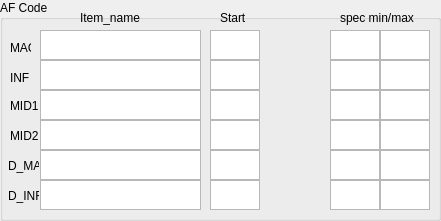
    <widget class="QGroupBox" name="groupBox_7">
     <property name="geometry">
      <rect>
       <x>0</x>
       <y>0</y>
       <width>441</width>
       <height>221</height>
      </rect>
     </property>
     <property name="title">
      <string>AF Code</string>
     </property>
     <widget class="QTextEdit" name="AF_name1">
      <property name="geometry">
       <rect>
        <x>40</x>
        <y>30</y>
        <width>161</width>
        <height>30</height>
       </rect>
      </property>
      <property name="html">
       <string>&lt;!DOCTYPE HTML PUBLIC &quot;-//W3C//DTD HTML 4.0//EN&quot; &quot;http://www.w3.org/TR/REC-html40/strict.dtd&quot;&gt;
&lt;html&gt;&lt;head&gt;&lt;meta name=&quot;qrichtext&quot; content=&quot;1&quot; /&gt;&lt;style type=&quot;text/css&quot;&gt;
p, li { white-space: pre-wrap; }
&lt;/style&gt;&lt;/head&gt;&lt;body style=&quot; font-family:'SimSun'; font-size:9pt; font-weight:400; font-style:normal;&quot;&gt;
&lt;p style=&quot;-qt-paragraph-type:empty; margin-top:0px; margin-bottom:0px; margin-left:0px; margin-right:0px; -qt-block-indent:0; text-indent:0px;&quot;&gt;&lt;br /&gt;&lt;/p&gt;&lt;/body&gt;&lt;/html&gt;</string>
      </property>
     </widget>
     <widget class="QLabel" name="label_49">
      <property name="geometry">
       <rect>
        <x>220</x>
        <y>10</y>
        <width>41</width>
        <height>16</height>
       </rect>
      </property>
      <property name="text">
       <string>Start</string>
      </property>
     </widget>
     <widget class="QTextEdit" name="AF_start1">
      <property name="geometry">
       <rect>
        <x>210</x>
        <y>30</y>
        <width>50</width>
        <height>30</height>
       </rect>
      </property>
     </widget>
     <widget class="QLabel" name="label_50">
      <property name="geometry">
       <rect>
        <x>80</x>
        <y>10</y>
        <width>61</width>
        <height>16</height>
       </rect>
      </property>
      <property name="text">
       <string>Item_name</string>
      </property>
     </widget>
     <widget class="QTextEdit" name="af_min1">
      <property name="geometry">
       <rect>
        <x>330</x>
        <y>30</y>
        <width>50</width>
        <height>30</height>
       </rect>
      </property>
     </widget>
     <widget class="QTextEdit" name="af_max1">
      <property name="geometry">
       <rect>
        <x>380</x>
        <y>30</y>
        <width>50</width>
        <height>30</height>
       </rect>
      </property>
     </widget>
     <widget class="QLabel" name="label_51">
      <property name="geometry">
       <rect>
        <x>340</x>
        <y>10</y>
        <width>91</width>
        <height>16</height>
       </rect>
      </property>
      <property name="text">
       <string>spec min/max</string>
      </property>
     </widget>
     <widget class="QTextEdit" name="AF_name2">
      <property name="geometry">
       <rect>
        <x>40</x>
        <y>60</y>
        <width>161</width>
        <height>30</height>
       </rect>
      </property>
      <property name="html">
       <string>&lt;!DOCTYPE HTML PUBLIC &quot;-//W3C//DTD HTML 4.0//EN&quot; &quot;http://www.w3.org/TR/REC-html40/strict.dtd&quot;&gt;
&lt;html&gt;&lt;head&gt;&lt;meta name=&quot;qrichtext&quot; content=&quot;1&quot; /&gt;&lt;style type=&quot;text/css&quot;&gt;
p, li { white-space: pre-wrap; }
&lt;/style&gt;&lt;/head&gt;&lt;body style=&quot; font-family:'SimSun'; font-size:9pt; font-weight:400; font-style:normal;&quot;&gt;
&lt;p style=&quot;-qt-paragraph-type:empty; margin-top:0px; margin-bottom:0px; margin-left:0px; margin-right:0px; -qt-block-indent:0; text-indent:0px;&quot;&gt;&lt;br /&gt;&lt;/p&gt;&lt;/body&gt;&lt;/html&gt;</string>
      </property>
     </widget>
     <widget class="QTextEdit" name="af_max2">
      <property name="geometry">
       <rect>
        <x>380</x>
        <y>60</y>
        <width>50</width>
        <height>30</height>
       </rect>
      </property>
     </widget>
     <widget class="QTextEdit" name="af_min2">
      <property name="geometry">
       <rect>
        <x>330</x>
        <y>60</y>
        <width>50</width>
        <height>30</height>
       </rect>
      </property>
     </widget>
     <widget class="QTextEdit" name="AF_start2">
      <property name="geometry">
       <rect>
        <x>210</x>
        <y>60</y>
        <width>50</width>
        <height>30</height>
       </rect>
      </property>
     </widget>
     <widget class="QTextEdit" name="AF_name3">
      <property name="geometry">
       <rect>
        <x>40</x>
        <y>90</y>
        <width>161</width>
        <height>30</height>
       </rect>
      </property>
      <property name="html">
       <string>&lt;!DOCTYPE HTML PUBLIC &quot;-//W3C//DTD HTML 4.0//EN&quot; &quot;http://www.w3.org/TR/REC-html40/strict.dtd&quot;&gt;
&lt;html&gt;&lt;head&gt;&lt;meta name=&quot;qrichtext&quot; content=&quot;1&quot; /&gt;&lt;style type=&quot;text/css&quot;&gt;
p, li { white-space: pre-wrap; }
&lt;/style&gt;&lt;/head&gt;&lt;body style=&quot; font-family:'SimSun'; font-size:9pt; font-weight:400; font-style:normal;&quot;&gt;
&lt;p style=&quot;-qt-paragraph-type:empty; margin-top:0px; margin-bottom:0px; margin-left:0px; margin-right:0px; -qt-block-indent:0; text-indent:0px;&quot;&gt;&lt;br /&gt;&lt;/p&gt;&lt;/body&gt;&lt;/html&gt;</string>
      </property>
     </widget>
     <widget class="QTextEdit" name="af_max3">
      <property name="geometry">
       <rect>
        <x>380</x>
        <y>90</y>
        <width>50</width>
        <height>30</height>
       </rect>
      </property>
     </widget>
     <widget class="QTextEdit" name="af_min3">
      <property name="geometry">
       <rect>
        <x>330</x>
        <y>90</y>
        <width>50</width>
        <height>30</height>
       </rect>
      </property>
     </widget>
     <widget class="QTextEdit" name="AF_start3">
      <property name="geometry">
       <rect>
        <x>210</x>
        <y>90</y>
        <width>50</width>
        <height>30</height>
       </rect>
      </property>
     </widget>
     <widget class="QTextEdit" name="AF_name4">
      <property name="geometry">
       <rect>
        <x>40</x>
        <y>120</y>
        <width>161</width>
        <height>30</height>
       </rect>
      </property>
      <property name="html">
       <string>&lt;!DOCTYPE HTML PUBLIC &quot;-//W3C//DTD HTML 4.0//EN&quot; &quot;http://www.w3.org/TR/REC-html40/strict.dtd&quot;&gt;
&lt;html&gt;&lt;head&gt;&lt;meta name=&quot;qrichtext&quot; content=&quot;1&quot; /&gt;&lt;style type=&quot;text/css&quot;&gt;
p, li { white-space: pre-wrap; }
&lt;/style&gt;&lt;/head&gt;&lt;body style=&quot; font-family:'SimSun'; font-size:9pt; font-weight:400; font-style:normal;&quot;&gt;
&lt;p style=&quot;-qt-paragraph-type:empty; margin-top:0px; margin-bottom:0px; margin-left:0px; margin-right:0px; -qt-block-indent:0; text-indent:0px;&quot;&gt;&lt;br /&gt;&lt;/p&gt;&lt;/body&gt;&lt;/html&gt;</string>
      </property>
     </widget>
     <widget class="QTextEdit" name="af_max4">
      <property name="geometry">
       <rect>
        <x>380</x>
        <y>120</y>
        <width>50</width>
        <height>30</height>
       </rect>
      </property>
     </widget>
     <widget class="QTextEdit" name="af_min4">
      <property name="geometry">
       <rect>
        <x>330</x>
        <y>120</y>
        <width>50</width>
        <height>30</height>
       </rect>
      </property>
     </widget>
     <widget class="QTextEdit" name="AF_start4">
      <property name="geometry">
       <rect>
        <x>210</x>
        <y>120</y>
        <width>50</width>
        <height>30</height>
       </rect>
      </property>
     </widget>
     <widget class="QTextEdit" name="AF_name5">
      <property name="geometry">
       <rect>
        <x>40</x>
        <y>150</y>
        <width>161</width>
        <height>30</height>
       </rect>
      </property>
      <property name="html">
       <string>&lt;!DOCTYPE HTML PUBLIC &quot;-//W3C//DTD HTML 4.0//EN&quot; &quot;http://www.w3.org/TR/REC-html40/strict.dtd&quot;&gt;
&lt;html&gt;&lt;head&gt;&lt;meta name=&quot;qrichtext&quot; content=&quot;1&quot; /&gt;&lt;style type=&quot;text/css&quot;&gt;
p, li { white-space: pre-wrap; }
&lt;/style&gt;&lt;/head&gt;&lt;body style=&quot; font-family:'SimSun'; font-size:9pt; font-weight:400; font-style:normal;&quot;&gt;
&lt;p style=&quot;-qt-paragraph-type:empty; margin-top:0px; margin-bottom:0px; margin-left:0px; margin-right:0px; -qt-block-indent:0; text-indent:0px;&quot;&gt;&lt;br /&gt;&lt;/p&gt;&lt;/body&gt;&lt;/html&gt;</string>
      </property>
     </widget>
     <widget class="QTextEdit" name="af_max5">
      <property name="geometry">
       <rect>
        <x>380</x>
        <y>150</y>
        <width>50</width>
        <height>30</height>
       </rect>
      </property>
     </widget>
     <widget class="QTextEdit" name="af_min5">
      <property name="geometry">
       <rect>
        <x>330</x>
        <y>150</y>
        <width>50</width>
        <height>30</height>
       </rect>
      </property>
     </widget>
     <widget class="QTextEdit" name="AF_start5">
      <property name="geometry">
       <rect>
        <x>210</x>
        <y>150</y>
        <width>50</width>
        <height>30</height>
       </rect>
      </property>
     </widget>
     <widget class="QTextEdit" name="AF_name6">
      <property name="geometry">
       <rect>
        <x>40</x>
        <y>180</y>
        <width>161</width>
        <height>30</height>
       </rect>
      </property>
      <property name="html">
       <string>&lt;!DOCTYPE HTML PUBLIC &quot;-//W3C//DTD HTML 4.0//EN&quot; &quot;http://www.w3.org/TR/REC-html40/strict.dtd&quot;&gt;
&lt;html&gt;&lt;head&gt;&lt;meta name=&quot;qrichtext&quot; content=&quot;1&quot; /&gt;&lt;style type=&quot;text/css&quot;&gt;
p, li { white-space: pre-wrap; }
&lt;/style&gt;&lt;/head&gt;&lt;body style=&quot; font-family:'SimSun'; font-size:9pt; font-weight:400; font-style:normal;&quot;&gt;
&lt;p style=&quot;-qt-paragraph-type:empty; margin-top:0px; margin-bottom:0px; margin-left:0px; margin-right:0px; -qt-block-indent:0; text-indent:0px;&quot;&gt;&lt;br /&gt;&lt;/p&gt;&lt;/body&gt;&lt;/html&gt;</string>
      </property>
     </widget>
     <widget class="QTextEdit" name="AF_start6">
      <property name="geometry">
       <rect>
        <x>210</x>
        <y>180</y>
        <width>50</width>
        <height>30</height>
       </rect>
      </property>
     </widget>
     <widget class="QTextEdit" name="af_max6">
      <property name="geometry">
       <rect>
        <x>380</x>
        <y>180</y>
        <width>50</width>
        <height>30</height>
       </rect>
      </property>
     </widget>
     <widget class="QTextEdit" name="af_min6">
      <property name="geometry">
       <rect>
        <x>330</x>
        <y>180</y>
        <width>50</width>
        <height>30</height>
       </rect>
      </property>
     </widget>
     <widget class="QLabel" name="label_104">
      <property name="geometry">
       <rect>
        <x>10</x>
        <y>70</y>
        <width>21</width>
        <height>16</height>
       </rect>
      </property>
      <property name="text">
       <string>INF</string>
      </property>
     </widget>
     <widget class="QLabel" name="label_105">
      <property name="geometry">
       <rect>
        <x>10</x>
        <y>40</y>
        <width>21</width>
        <height>16</height>
       </rect>
      </property>
      <property name="text">
       <string>MAC</string>
      </property>
     </widget>
     <widget class="QLabel" name="label_106">
      <property name="geometry">
       <rect>
        <x>8</x>
        <y>185</y>
        <width>31</width>
        <height>21</height>
       </rect>
      </property>
      <property name="text">
       <string>D_INF</string>
      </property>
     </widget>
     <widget class="QLabel" name="label_107">
      <property name="geometry">
       <rect>
        <x>8</x>
        <y>155</y>
        <width>31</width>
        <height>21</height>
       </rect>
      </property>
      <property name="text">
       <string>D_MAC</string>
      </property>
     </widget>
     <widget class="QLabel" name="label_108">
      <property name="geometry">
       <rect>
        <x>10</x>
        <y>95</y>
        <width>31</width>
        <height>21</height>
       </rect>
      </property>
      <property name="text">
       <string>MID1</string>
      </property>
     </widget>
     <widget class="QLabel" name="label_109">
      <property name="geometry">
       <rect>
        <x>10</x>
        <y>125</y>
        <width>31</width>
        <height>21</height>
       </rect>
      </property>
      <property name="text">
       <string>MID2</string>
      </property>
     </widget>
    </widget>
